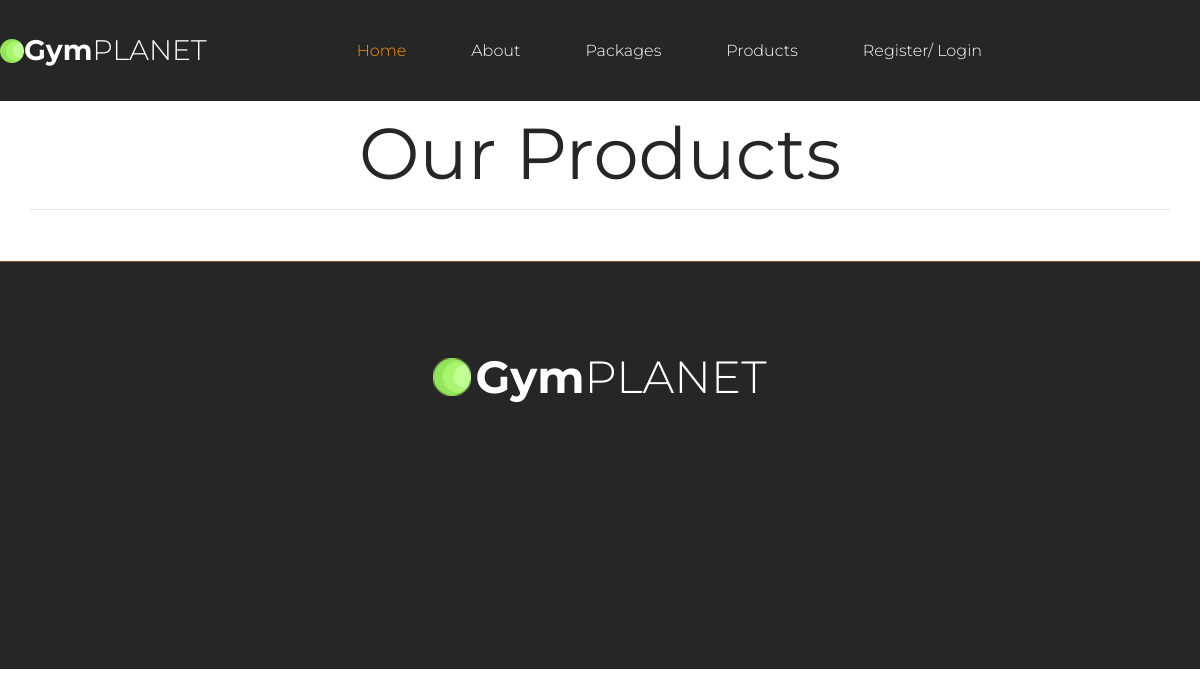
The page /products.php on the database as committed earlier.
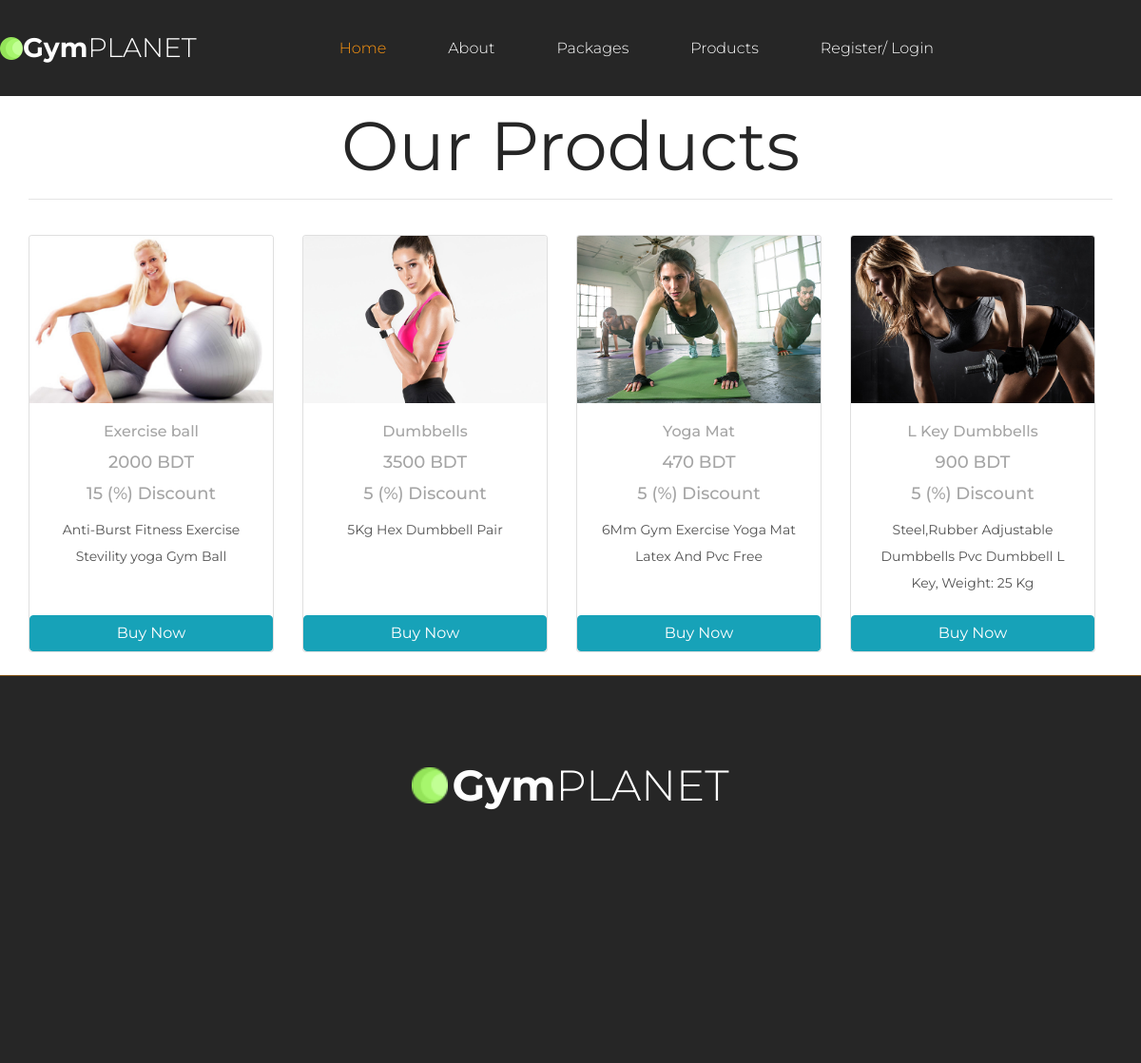
The same page on the database as committed later.
### tables this page shows
CREATE TABLE `product_table` (
  `id` int(11) NOT NULL,
  `name` varchar(255) NOT NULL,
  `description` text NOT NULL,
  `image` varchar(255) NOT NULL,
  `stock` varchar(255) NOT NULL,
  `buying_price` int(11) NOT NULL,
  `selling_price` int(11) NOT NULL,
  `discount` int(11) NOT NULL,
  `soft_delete` tinyint(4) NOT NULL DEFAULT 0
);

### Classes/DB.php (called while the page is built, shortened)
<?php
class DB
{
    public function connect(){
        $this->conn = new mysqli("localhost","root","","gym");
        if ($this->conn->connect_error) {
          die("Connection failed: " . $this->conn->connect_error);
        }
        else{
            return $msg =  "connected";
        }
    }
}

### Classes/ProductClass.php (called while the page is built, shortened)
<?php
include_once 'db.php';
class ProductClass extends DB
{
    public function viewProduct(){
        $qry = "SELECT * FROM product_table where soft_delete = 0 " ;
        $result = $this->conn->query($qry);
        return $result;
    }
}

### products.php (the view)
<?php
include 'layouts/header.php';
include 'layouts/nav.php';
?>
<div class="services">
    <div class="container">
        <div class="row">
            <div class="col-md-12">
                <div class="section_title_container">
                    <div class="section_title" style="text-align:center;">Our Products</div>
                </div>
                <hr><br>
                <div class="row row-cols-1 row-cols-md-4 g-4">
                    <?php
                    $view = $product->viewProduct();
                    foreach ($view as $value) {
                    ?>
                        <div class="col" style=" max-width: 18rem; min-width: 18rem; margin-bottom: 10px;">
                            <div class="card h-100">
                                <img src="admin/<?php echo $value['image']; ?>" class="card-img-top" alt="">
                                <div class="card-body" style="text-align:center;">
                                    <h6 class="card-title"><?php echo $value['name']; ?></h6>
                                    <h4 class="card-title"><?php echo $value['selling_price']; ?> BDT</h4>
                                    <h4 class="card-title"><?php echo $value['discount']; ?> (%) Discount </h4>
                                    <p class="card-text"><?php echo $value['description']; ?></p>
                                </div>
                                <a href="buyProduct.php?product_id=<?php echo $value['id'] ?>" class="btn btn-info">Buy Now</a>
                            </div>
                        </div>
                    <?php } ?>
                </div>
            </div>
        </div>
    </div>
</div>
<?php include 'layouts/footer.php'; ?>

### layouts/header.php (shortened to what this page needs)
<?php
include 'Classes/ProductClass.php';
$product = new ProductClass();
?>
<!DOCTYPE html>
<html lang="en">
<head>
<link rel="stylesheet" type="text/css" href="styles/bootstrap-4.1.2/bootstrap.min.css">
<link href="plugins/font-awesome-4.7.0/css/font-awesome.min.css" rel="stylesheet" type="text/css">
<link rel="stylesheet" type="text/css" href="plugins/OwlCarousel2-2.2.1/owl.carousel.css">
<link rel="stylesheet" type="text/css" href="plugins/OwlCarousel2-2.2.1/owl.theme.default.css">
<link rel="stylesheet" type="text/css" href="plugins/OwlCarousel2-2.2.1/animate.css">
<link href="plugins/colorbox/colorbox.css" rel="stylesheet" type="text/css">
<link rel="stylesheet" type="text/css" href="styles/about.css">
<link rel="stylesheet" type="text/css" href="styles/profile.css">
<link rel="stylesheet" type="text/css" href="styles/about_responsive.css">
<link rel="stylesheet" type="text/css" href="styles/profile_responsive.css">
<link rel="stylesheet" type="text/css" href="styles/services.css">
<link rel="stylesheet" type="text/css" href="styles/services_responsive.css">
<link rel="stylesheet" type="text/css" href="styles/main_styles.css">
<link rel="stylesheet" type="text/css" href="styles/responsive.css">
</head>
<body>

### layouts/nav.php (shortened to what this page needs)
<div class="super_container">
	<header class="header">
		<div class="container">
			<div class="row">
				<div class="col">
					<div class="header_content d-flex flex-row align-items-center justify-content-start trans_400">
						<a href="#">
							<div class="logo d-flex flex-row align-items-center justify-content-start"><img src="images/dot.png" alt=""><div>Gym<span>Planet</span></div></div>
						</a>
						<nav class="main_nav">
							<ul class="d-flex flex-row align-items-center justify-content-start">
								<li class="active"><a href="index.php">Home</a></li>
								<li><a href="about.php">About</a></li>
                                <li><a href="packages.php">Packages</a></li>
                                <li><a href="products.php">Products</a></li>
                                <?php
                                if(isset($_GET['logout']) && isset($_GET['logout']) == 'logout'){
                                    session_destroy();
                                    header('Location:index.php');
                                }else if(isset($_SESSION['loginauth']) == 'user'){
                                    ?>
                                    <li><a href="profile.php">Profile</a></li>
                                    <li><a href="?logout=logout">Logout</a></li>
                                <?php }else{ ?>
                                    <li><a href="register.php">Register/ Login</a></li>
                                <?php } ?>
							</ul>
						</nav>
					</div>
				</div>
			</div>
		</div>
	</header>

### layouts/footer.php (shortened to what this page needs)
	<footer class="footer">
		<div class="container">
			<div class="row">
				<div class="col-lg-8 offset-lg-2">
					<div class="footer_container">
						<div class="footer_content">
							<div class="footer_logo">
								<a href="#">
									<div class="logo d-flex flex-row align-items-center justify-content-center"><img src="images/dot.png" alt="">
										<div>Gym<span>Planet</span></div>
									</div>
								</a>
							</div>
						</div>
					</div>
				</div>
			</div>
	</footer>
</div>
</body>
</html>

### styles/about.css (style rules this page uses)
* { margin: 0; padding: 0; -webkit-font-smoothing: antialiased; -webkit-text-shadow: rgba(0,0,0,.01) 0 0 1px; text-shadow: rgba(0,0,0,.01) 0 0 1px; }
body { font-family: 'Montserrat', sans-serif; font-size: 14px; font-weight: 400; background: #FFFFFF; color: #a5a5a5; }
div { display: block; position: relative; -webkit-box-sizing: border-box; -moz-box-sizing: border-box; box-sizing: border-box; }
ul { list-style: none; margin-bottom: 0px; }
p { font-family: 'Montserrat', sans-serif; font-size: 14px; line-height: 2; font-weight: 400; color: #535353; -webkit-font-smoothing: antialiased; -webkit-text-shadow: rgba(0,0,0,.01) 0 0 1px; text-shadow: rgba(0,0,0,.01) 0 0 1px; }
p:last-of-type { margin-bottom: 0; }
a { -webkit-transition: all 200ms ease; -moz-transition: all 200ms ease; -ms-transition: all 200ms ease; -o-transition: all 200ms ease; transition: all 200ms ease; }
a, a:hover, a:visited, a:active, a:link { text-decoration: none; -webkit-font-smoothing: antialiased; -webkit-text-shadow: rgba(0,0,0,.01) 0 0 1px; text-shadow: rgba(0,0,0,.01) 0 0 1px; }
h4 { font-size: 18px; }
h1, h2, h3, h4, h5, h6 { font-family: 'Montserrat', sans-serif; -webkit-font-smoothing: antialiased; -webkit-text-shadow: rgba(0,0,0,.01) 0 0 1px; text-shadow: rgba(0,0,0,.01) 0 0 1px; line-height: 1.2; }
.trans_400 { -webkit-transition: all 400ms ease; -moz-transition: all 400ms ease; -ms-transition: all 400ms ease; -o-transition: all 400ms ease; transition: all 400ms ease; }
.super_container { width: 100%; overflow: hidden; }
.section_title { font-size: 72px; font-weight: 400; color: #262626; line-height: 1.1; margin-top: 3px; }
.header { position: fixed; top: 0; left: 0; width: 100%; border-bottom: solid 1px #FFFFFF; background: #262626; z-index: 100; }
.header_content { width: 100%; height: 101px; }
.logo { left: -30px; }
.logo > div { font-size: 28.3px; line-height: 0.75; color: #FFFFFF; font-weight: 700; }
.logo > div span { font-weight: 300; text-transform: uppercase; }
.main_nav { margin-left: 120px; }
.main_nav ul li:not(:last-of-type) { margin-right: 65px; }
.main_nav ul li a { font-size: 16px; font-weight: 300; color: #fff; }
.main_nav ul li.active a, .main_nav ul li a:hover { color: #ff9711; }
.footer { display: block; width: 100%; background: #262626; padding-top: 96px; border-top: solid 1px #88591d; padding-bottom: 105px; }
.footer_content { padding-bottom: 253px; z-index: 1; }
.footer_logo .logo { display: inline-block; left: auto; }
.footer_logo .logo > div { font-size: 45.07px; }
.footer_logo .logo img { width: 38px; height: 38px; margin-right: 4px; }

Rows that differ between the two databases and show on the page:
added product_table: image (picture), name "Exercise ball", selling_price "2000", discount "15", description "Anti-Burst Fitness Exercise Stevility yoga Gym Ball"
added product_table: image (picture), name "Dumbbells", selling_price "3500", discount "5", description "5Kg Hex Dumbbell Pair"
added product_table: image (picture), name "Yoga Mat", selling_price "470", discount "5", description "6Mm Gym Exercise Yoga Mat Latex And Pvc Free"
added product_table: image (picture), name "L Key Dumbbells", selling_price "900", discount "5", description "Steel,Rubber Adjustable Dumbbells Pvc Dumbbell L Key, Weight: 25 Kg"
